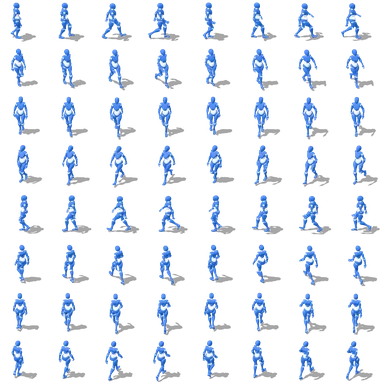
#> input picture src/assets/city-people/blue.webp, 384 x 384 px; its folder holds only this picture in this run
$ python measure-city-people.py
#> lines starting #> are read from the running program, lines starting #| are printed output that depends on the picture; after the words box and inside, x2 and y2 are one past the last pixel; in counts of white or black regions, pixels touching at a corner belong together
#!/usr/bin/env python3
"""Проверка непрозрачности спрайтов жителей: доля «дыр» (alpha < 250) внутри силуэта, сжатого на 2 px.

Пишет scripts/city-people-metrics.json; его читает tests/alive-city.test.ts.
Запуск: python3 scripts/measure-city-people.py
"""
import glob, json
from pathlib import Path
import numpy as np
import cv2
from PIL import Image

ROOT = Path(__file__).resolve().parent.parent
out = {}
for f in sorted(glob.glob(str(ROOT / 'src/assets/city-people/*.webp'))):
    a = np.array(Image.open(f).convert('RGBA'))[..., 3]
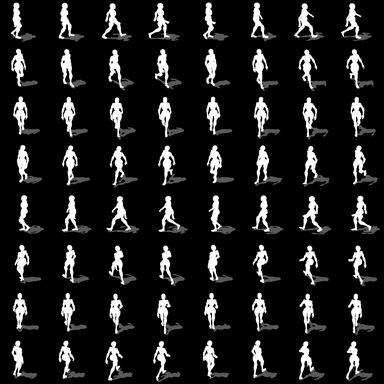
#> a: shape (384, 384); min 0, max 255, mean 30.1
    c = a.shape[1] // 8
#> c = 48
    worst, mean_alpha, cells, body = 0.0, [], 0, []
    for r in range(8):
        for k in range(8):
            cell = a[r * c:(r + 1) * c, k * c:(k + 1) * c]
            inner = cv2.erode((cell > 128).astype(np.uint8), np.ones((3, 3), np.uint8), iterations=2)
            if not inner.sum():
                continue
            cells += 1
            worst = max(worst, float(((cell < 250) & (inner > 0)).sum() / inner.sum()))
            mean_alpha.append(float(cell[inner > 0].mean() / 255))
            body.append(int(inner.sum()))
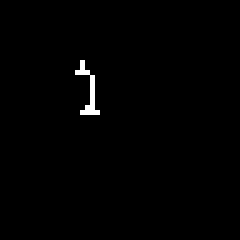
#> inner: shape (48, 48) (shown 5 times larger); values 0 (black) and 1 (white), 0.74% white in thin lines or dots, all inside (x1, y1, x2, y2) = (15, 12, 20, 23)
#> after the loop, body = 64 values, max 51 at index 12, min 7 at index 58, mean 20.48; cells = 64; mean_alpha = 64 values, max 1 at index 21, min 0.93 at index 49, mean 0.992
    out[Path(f).name] = {'cells': cells, 'worstHoleShare': round(worst, 4),
                         'meanInteriorAlpha': round(float(np.mean(mean_alpha)), 4), 'minInteriorPixels': min(body)}
(ROOT / 'scripts/city-people-metrics.json').write_text(json.dumps(out, indent=2, ensure_ascii=False) + '\n')
print(json.dumps(out, indent=2))
#| {
#|   "blue.webp": {
#|     "cells": 64,
#|     "worstHoleShare": 0.3611,
#|     "meanInteriorAlpha": 0.9924,
#|     "minInteriorPixels": 7
#|   }
#| }
